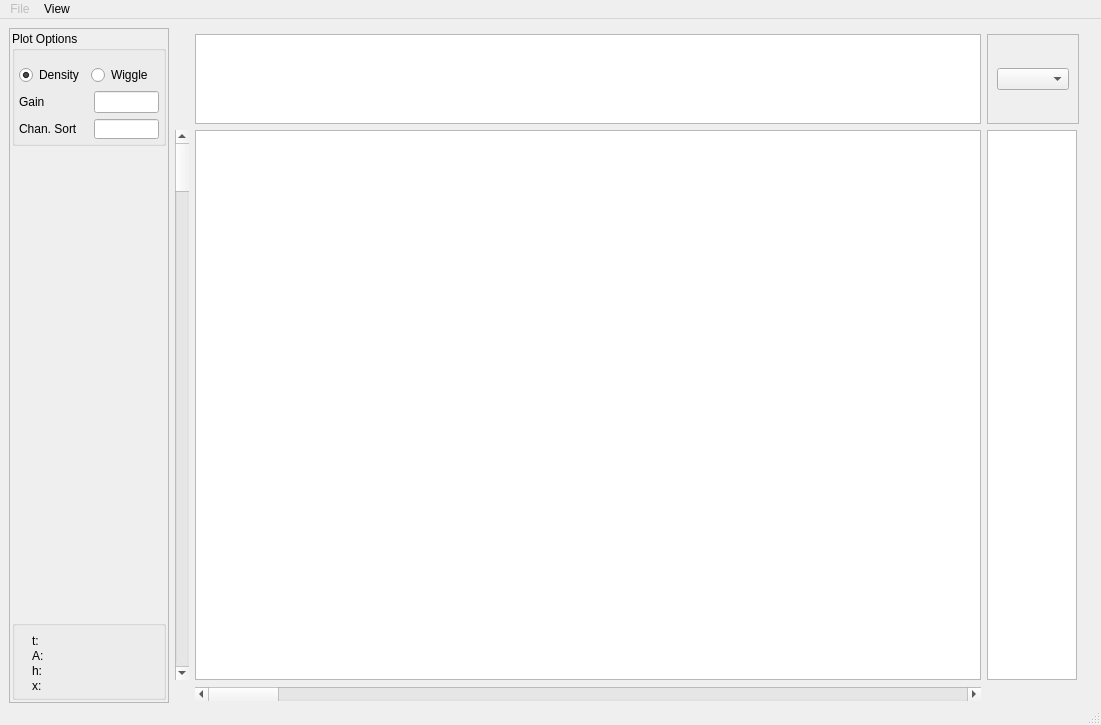
<?xml version="1.0" encoding="UTF-8"?>
<ui version="4.0">
 <class>MainWindow</class>
 <widget class="QMainWindow" name="MainWindow">
  <property name="geometry">
   <rect>
    <x>0</x>
    <y>0</y>
    <width>1101</width>
    <height>725</height>
   </rect>
  </property>
  <property name="windowTitle">
   <string>MainWindow</string>
  </property>
  <widget class="QWidget" name="centralwidget">
   <layout class="QGridLayout" name="gridLayout_4">
    <property name="bottomMargin">
     <number>0</number>
    </property>
    <item row="0" column="0">
     <layout class="QGridLayout" name="gridLayout">
      <item row="1" column="4">
       <widget class="QFrame" name="frame_header_h">
        <property name="frameShape">
         <enum>QFrame::StyledPanel</enum>
        </property>
        <property name="frameShadow">
         <enum>QFrame::Raised</enum>
        </property>
        <layout class="QGridLayout" name="gridLayout_3">
         <item row="0" column="0">
          <widget class="QComboBox" name="comboBox_header">
           <property name="maximumSize">
            <size>
             <width>80</width>
             <height>16777215</height>
            </size>
           </property>
          </widget>
         </item>
        </layout>
       </widget>
      </item>
      <item row="2" column="2">
       <widget class="PlotWidget" name="plotItem_seismic"/>
      </item>
      <item row="3" column="2">
       <widget class="QScrollBar" name="horizontalScrollBar">
        <property name="orientation">
         <enum>Qt::Horizontal</enum>
        </property>
       </widget>
      </item>
      <item row="0" column="0" rowspan="4">
       <widget class="QFrame" name="frame_seismic">
        <property name="minimumSize">
         <size>
          <width>130</width>
          <height>0</height>
         </size>
        </property>
        <property name="maximumSize">
         <size>
          <width>160</width>
          <height>16777215</height>
         </size>
        </property>
        <property name="frameShape">
         <enum>QFrame::StyledPanel</enum>
        </property>
        <property name="frameShadow">
         <enum>QFrame::Raised</enum>
        </property>
        <layout class="QVBoxLayout" name="vboxLayout_seismic">
         <property name="spacing">
          <number>4</number>
         </property>
         <property name="leftMargin">
          <number>2</number>
         </property>
         <property name="topMargin">
          <number>2</number>
         </property>
         <property name="rightMargin">
          <number>2</number>
         </property>
         <property name="bottomMargin">
          <number>2</number>
         </property>
         <item>
          <widget class="QGroupBox" name="groupBox_options">
           <property name="title">
            <string>Plot Options</string>
           </property>
           <layout class="QGridLayout" name="gridLayout_2">
            <property name="leftMargin">
             <number>4</number>
            </property>
            <property name="topMargin">
             <number>14</number>
            </property>
            <property name="rightMargin">
             <number>4</number>
            </property>
            <property name="bottomMargin">
             <number>4</number>
            </property>
            <property name="spacing">
             <number>6</number>
            </property>
            <item row="0" column="0" colspan="2">
             <widget class="QWidget" name="widget_display_mode" native="true">
              <layout class="QHBoxLayout" name="hbox_display_mode">
               <property name="spacing">
                <number>4</number>
               </property>
               <property name="leftMargin">
                <number>0</number>
               </property>
               <property name="topMargin">
                <number>0</number>
               </property>
               <property name="rightMargin">
                <number>0</number>
               </property>
               <property name="bottomMargin">
                <number>0</number>
               </property>
               <item>
                <widget class="QRadioButton" name="radio_density">
                 <property name="text">
                  <string>Density</string>
                 </property>
                 <property name="checked">
                  <bool>true</bool>
                 </property>
                 <attribute name="buttonGroup">
                  <string notr="true">displayModeGroup</string>
                 </attribute>
                </widget>
               </item>
               <item>
                <widget class="QRadioButton" name="radio_wiggle">
                 <property name="text">
                  <string>Wiggle</string>
                 </property>
                 <attribute name="buttonGroup">
                  <string notr="true">displayModeGroup</string>
                 </attribute>
                </widget>
               </item>
              </layout>
             </widget>
            </item>
            <item row="1" column="0">
             <widget class="QLabel" name="label_gain">
              <property name="text">
               <string>Gain</string>
              </property>
             </widget>
            </item>
            <item row="1" column="1">
             <widget class="QLineEdit" name="lineEdit_gain">
              <property name="sizePolicy">
               <sizepolicy hsizetype="Fixed" vsizetype="Fixed">
                <horstretch>0</horstretch>
                <verstretch>0</verstretch>
               </sizepolicy>
              </property>
              <property name="maximumSize">
               <size>
                <width>65</width>
                <height>16777215</height>
               </size>
              </property>
             </widget>
            </item>
            <item row="2" column="0">
             <widget class="QLabel" name="label_sort">
              <property name="text">
               <string>Chan. Sort</string>
              </property>
             </widget>
            </item>
            <item row="2" column="1">
             <widget class="QLineEdit" name="lineEdit_sort">
              <property name="maximumSize">
               <size>
                <width>65</width>
                <height>20</height>
               </size>
              </property>
             </widget>
            </item>
           </layout>
          </widget>
         </item>
         <item>
          <spacer name="spacer_item_3">
           <property name="orientation">
            <enum>Qt::Vertical</enum>
           </property>
           <property name="sizeHint" stdset="0">
            <size>
             <width>20</width>
             <height>40</height>
            </size>
           </property>
          </spacer>
         </item>
         <item>
          <widget class="QGroupBox" name="groupBox_status">
           <property name="title">
            <string/>
           </property>
           <layout class="QGridLayout" name="gridLayout_status">
            <property name="leftMargin">
             <number>4</number>
            </property>
            <property name="topMargin">
             <number>8</number>
            </property>
            <property name="rightMargin">
             <number>4</number>
            </property>
            <property name="bottomMargin">
             <number>4</number>
            </property>
            <property name="spacing">
             <number>1</number>
            </property>
            <item row="0" column="0">
             <widget class="QLabel" name="label_txt_t">
              <property name="maximumSize">
               <size>
                <width>20</width>
                <height>20</height>
               </size>
              </property>
              <property name="text">
               <string>t:</string>
              </property>
             </widget>
            </item>
            <item row="0" column="1">
             <widget class="QLabel" name="label_t">
              <property name="minimumSize">
               <size>
                <width>70</width>
                <height>0</height>
               </size>
              </property>
              <property name="maximumSize">
               <size>
                <width>80</width>
                <height>20</height>
               </size>
              </property>
              <property name="text">
               <string/>
              </property>
             </widget>
            </item>
            <item row="1" column="0">
             <widget class="QLabel" name="label_txt_amp">
              <property name="maximumSize">
               <size>
                <width>20</width>
                <height>20</height>
               </size>
              </property>
              <property name="text">
               <string>A:</string>
              </property>
             </widget>
            </item>
            <item row="1" column="1">
             <widget class="QLabel" name="label_amp">
              <property name="minimumSize">
               <size>
                <width>70</width>
                <height>0</height>
               </size>
              </property>
              <property name="maximumSize">
               <size>
                <width>80</width>
                <height>20</height>
               </size>
              </property>
              <property name="text">
               <string/>
              </property>
             </widget>
            </item>
            <item row="2" column="0">
             <widget class="QLabel" name="label_txt_h">
              <property name="maximumSize">
               <size>
                <width>20</width>
                <height>20</height>
               </size>
              </property>
              <property name="text">
               <string>h:</string>
              </property>
             </widget>
            </item>
            <item row="2" column="1">
             <widget class="QLabel" name="label_h">
              <property name="minimumSize">
               <size>
                <width>70</width>
                <height>0</height>
               </size>
              </property>
              <property name="maximumSize">
               <size>
                <width>80</width>
                <height>20</height>
               </size>
              </property>
              <property name="text">
               <string/>
              </property>
             </widget>
            </item>
            <item row="3" column="0">
             <widget class="QLabel" name="label_txt_x">
              <property name="maximumSize">
               <size>
                <width>20</width>
                <height>20</height>
               </size>
              </property>
              <property name="text">
               <string>x:</string>
              </property>
             </widget>
            </item>
            <item row="3" column="1">
             <widget class="QLabel" name="label_x">
              <property name="minimumSize">
               <size>
                <width>70</width>
                <height>0</height>
               </size>
              </property>
              <property name="maximumSize">
               <size>
                <width>80</width>
                <height>20</height>
               </size>
              </property>
              <property name="text">
               <string/>
              </property>
             </widget>
            </item>
           </layout>
          </widget>
         </item>
        </layout>
       </widget>
      </item>
      <item row="2" column="1">
       <widget class="QScrollBar" name="verticalScrollBar">
        <property name="orientation">
         <enum>Qt::Vertical</enum>
        </property>
       </widget>
      </item>
      <item row="1" column="2">
       <widget class="PlotWidget" name="plotItem_header_h">
        <property name="maximumSize">
         <size>
          <width>16777215</width>
          <height>90</height>
         </size>
        </property>
       </widget>
      </item>
      <item row="2" column="4">
       <widget class="PlotWidget" name="plotItem_header_v">
        <property name="maximumSize">
         <size>
          <width>90</width>
          <height>16777215</height>
         </size>
        </property>
       </widget>
      </item>
      <item row="3" column="5">
       <spacer name="spacer_item">
        <property name="orientation">
         <enum>Qt::Horizontal</enum>
        </property>
        <property name="sizeType">
         <enum>QSizePolicy::Maximum</enum>
        </property>
        <property name="sizeHint" stdset="0">
         <size>
          <width>13</width>
          <height>17</height>
         </size>
        </property>
       </spacer>
      </item>
     </layout>
    </item>
   </layout>
  </widget>
  <widget class="QMenuBar" name="menubar">
   <property name="geometry">
    <rect>
     <x>0</x>
     <y>0</y>
     <width>1101</width>
     <height>21</height>
    </rect>
   </property>
   <widget class="QMenu" name="menufile">
    <property name="enabled">
     <bool>false</bool>
    </property>
    <property name="title">
     <string>File</string>
    </property>
    <addaction name="actionopen"/>
   </widget>
   <widget class="QMenu" name="menuView">
    <property name="title">
     <string>View</string>
    </property>
    <widget class="QMenu" name="menuColormaps">
     <property name="title">
      <string>Colormaps</string>
     </property>
     <addaction name="actionColormap_CET_L2"/>
     <addaction name="actionColormap_MPL_PuOr"/>
     <addaction name="actionColormap_CET_D1"/>
     <addaction name="actionColormap_CET_D6"/>
    </widget>
    <addaction name="menuColormaps"/>
    <addaction name="actionAutoDownsample"/>
   </widget>
   <addaction name="menufile"/>
   <addaction name="menuView"/>
  </widget>
  <widget class="QStatusBar" name="statusbar"/>
  <action name="actionopen">
   <property name="enabled">
    <bool>true</bool>
   </property>
   <property name="text">
    <string>Open</string>
   </property>
   <property name="visible">
    <bool>true</bool>
   </property>
  </action>
  <action name="actionColormap_CET_L2">
   <property name="checkable">
    <bool>true</bool>
   </property>
   <property name="text">
    <string>CET-L2</string>
   </property>
  </action>
  <action name="actionColormap_MPL_PuOr">
   <property name="checkable">
    <bool>true</bool>
   </property>
   <property name="text">
    <string>PuOr</string>
   </property>
  </action>
  <action name="actionColormap_CET_D1">
   <property name="checkable">
    <bool>true</bool>
   </property>
   <property name="checked">
    <bool>true</bool>
   </property>
   <property name="text">
    <string>CET-D1</string>
   </property>
  </action>
  <action name="actionColormap_CET_D6">
   <property name="checkable">
    <bool>true</bool>
   </property>
   <property name="text">
    <string>CET-D6</string>
   </property>
  </action>
  <action name="actionAutoDownsample">
   <property name="checkable">
    <bool>true</bool>
   </property>
   <property name="checked">
    <bool>true</bool>
   </property>
   <property name="text">
    <string>Auto Downsample</string>
   </property>
  </action>
 </widget>
 <customwidgets>
  <customwidget>
   <class>PlotWidget</class>
   <extends>QGraphicsView</extends>
   <header>pyqtgraph</header>
  </customwidget>
 </customwidgets>
 <resources/>
 <connections/>
 <buttongroups>
  <buttongroup name="displayModeGroup"/>
 </buttongroups>
</ui>
